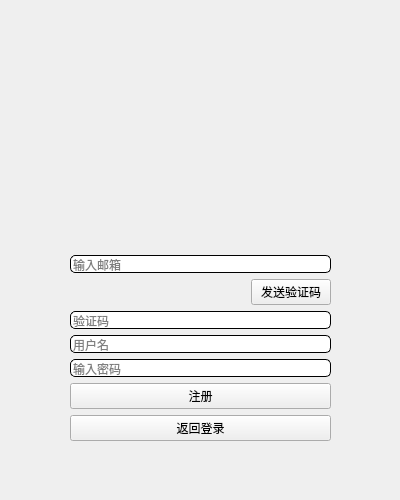
<?xml version="1.0" encoding="UTF-8"?>
<ui version="4.0">
 <class>Form</class>
 <widget class="QWidget" name="Form">
  <property name="geometry">
   <rect>
    <x>0</x>
    <y>0</y>
    <width>400</width>
    <height>500</height>
   </rect>
  </property>
  <property name="minimumSize">
   <size>
    <width>400</width>
    <height>500</height>
   </size>
  </property>
  <property name="maximumSize">
   <size>
    <width>400</width>
    <height>500</height>
   </size>
  </property>
  <property name="windowTitle">
   <string>Form</string>
  </property>
  <widget class="QWidget" name="verticalLayoutWidget">
   <property name="geometry">
    <rect>
     <x>70</x>
     <y>40</y>
     <width>261</width>
     <height>401</height>
    </rect>
   </property>
   <layout class="QVBoxLayout" name="verticalLayout">
    <item>
     <widget class="QWidget" name="widget" native="true">
      <property name="minimumSize">
       <size>
        <width>259</width>
        <height>197</height>
       </size>
      </property>
      <property name="styleSheet">
       <string notr="true">background-image:url(:/image/task.png);
background-repeat: no-repeat;
background-position: center;</string>
      </property>
     </widget>
    </item>
    <item>
     <layout class="QVBoxLayout" name="verticalLayout_2">
      <item>
       <spacer name="verticalSpacer">
        <property name="orientation">
         <enum>Qt::Orientation::Vertical</enum>
        </property>
        <property name="sizeHint" stdset="0">
         <size>
          <width>20</width>
          <height>40</height>
         </size>
        </property>
       </spacer>
      </item>
      <item>
       <widget class="QLineEdit" name="emailLineEdit">
        <property name="styleSheet">
         <string notr="true">border:1px solid black;
border-radius:5px;</string>
        </property>
        <property name="placeholderText">
         <string>输入邮箱</string>
        </property>
       </widget>
      </item>
      <item>
       <layout class="QHBoxLayout" name="horizontalLayout">
        <item>
         <spacer name="horizontalSpacer">
          <property name="orientation">
           <enum>Qt::Orientation::Horizontal</enum>
          </property>
          <property name="sizeHint" stdset="0">
           <size>
            <width>40</width>
            <height>20</height>
           </size>
          </property>
         </spacer>
        </item>
        <item>
         <widget class="QPushButton" name="sendCodeBtn">
          <property name="cursor">
           <cursorShape>PointingHandCursor</cursorShape>
          </property>
          <property name="styleSheet">
           <string notr="true"/>
          </property>
          <property name="text">
           <string>发送验证码</string>
          </property>
         </widget>
        </item>
       </layout>
      </item>
      <item>
       <widget class="QLineEdit" name="codeLineEdit">
        <property name="styleSheet">
         <string notr="true">border:1px solid black;
border-radius:5px;</string>
        </property>
        <property name="placeholderText">
         <string>验证码</string>
        </property>
       </widget>
      </item>
      <item>
       <widget class="QLineEdit" name="usernameLineEdit">
        <property name="styleSheet">
         <string notr="true">border:1px solid black;
border-radius:5px;</string>
        </property>
        <property name="placeholderText">
         <string>用户名</string>
        </property>
       </widget>
      </item>
      <item>
       <widget class="QLineEdit" name="passwordLineEdit">
        <property name="styleSheet">
         <string notr="true">border:1px solid black;
border-radius:5px;</string>
        </property>
        <property name="placeholderText">
         <string>输入密码</string>
        </property>
       </widget>
      </item>
      <item>
       <widget class="QPushButton" name="registerBtn">
        <property name="cursor">
         <cursorShape>PointingHandCursor</cursorShape>
        </property>
        <property name="styleSheet">
         <string notr="true"/>
        </property>
        <property name="text">
         <string>注册</string>
        </property>
       </widget>
      </item>
      <item>
       <widget class="QPushButton" name="back2loginBtn">
        <property name="cursor">
         <cursorShape>PointingHandCursor</cursorShape>
        </property>
        <property name="styleSheet">
         <string notr="true"/>
        </property>
        <property name="text">
         <string>返回登录</string>
        </property>
       </widget>
      </item>
     </layout>
    </item>
   </layout>
  </widget>
 </widget>
 <resources>
  <include location="src/resources.qrc"/>
 </resources>
 <connections/>
</ui>
